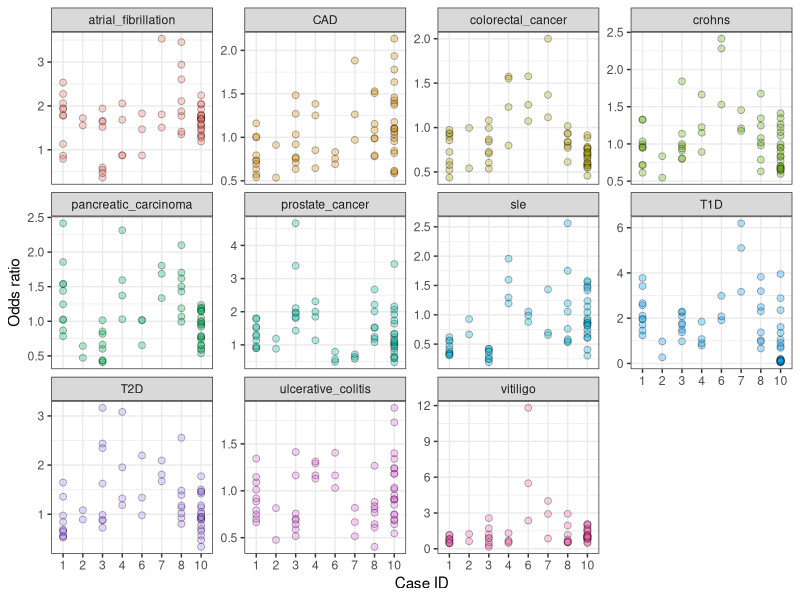
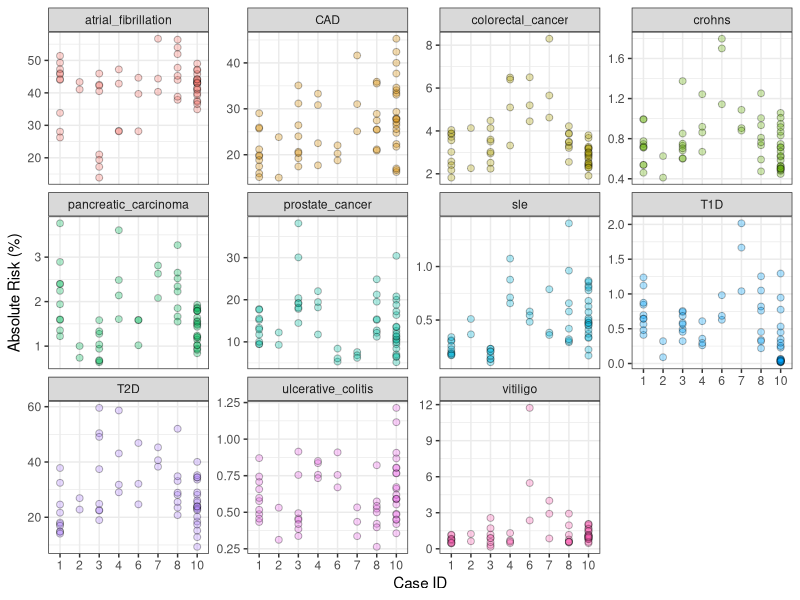

Write the R code that produced these figures, in order.
library(ggplot2)
#Read data into a table
oddsratios<-read.table("./data/retro.or.lifetimerisk.txt", header=T)

#Choose file to save figure
png("./figures/suppfig4a.png", width=1000, height=700)

#Generate plots for each phenotype with data for each family
ggplot(oddsratios,aes(x=as.factor(caseid),y=oddsratio,fill=phenotype),show.legend=FALSE) + geom_point(data=oddsratios,aes(x=as.factor(caseid),y=as.numeric(oddsratio)),shape = 21,size=2, color="black",alpha=.31,show.legend=FALSE) + facet_wrap(~ phenotype, ncol=4, scales = "free_y")+theme(panel.border = element_rect(colour = "black", fill=NA, size=0.1),strip.background = element_blank()) + theme_bw()+ylab("Odds ratio") + xlab("Case ID")
dev.off()


#Choose file to save figure
png("./figures/suppfig4b.png", width=1000, height=700)

#Generate plots for each phenotype with data for each family
ggplot(oddsratios,aes(x=as.factor(caseid),y=lifetimerisk*100,fill=phenotype),show.legend=FALSE) + geom_point(data=oddsratios,aes(x=as.factor(caseid),y=as.numeric(lifetimerisk*100)),shape = 21,size=2, color="black",alpha=.31,show.legend=FALSE) + facet_wrap(~ phenotype, ncol=4, scales = "free_y")+theme(panel.border = element_rect(colour = "black", fill=NA, size=0.1),strip.background = element_blank()) + theme_bw()+ylab("Absolute Risk (%)") + xlab("Case ID")
dev.off()